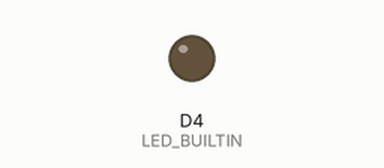
Recording of a sketch running on a simulated ESP8266 (NodeMCU). Shown: output pins drawn as LEDs (lit = HIGH, except the on-board LED, lit = LOW). WiFi joins after 1.5 s; servers stay silent unless stated; no MQTT or app messages arrive unless stated; what the sketch prints to the serial monitor is not drawn.

Above: at 2.3 s.
At 14.39 s:
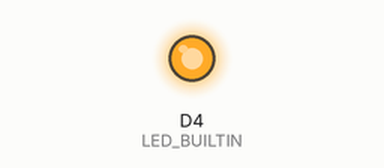
Timing chart, 0 to 16.5 s (numbered marks = the images above):
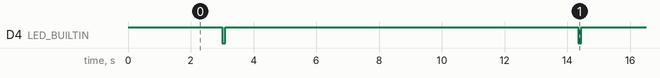

The sketch:

mqtt_01.ino
```cpp
#include <ESP8266WiFi.h>
#include <SoftwareSerial.h>
#include <PubSubClient.h>
#include "config.h"

const char* MQTT_SERVER = "mqttgo.io";
const uint16_t MQTT_PORT = 1883;
const char* MQTT_TOPIC = "phmhs/aqi";

// PMS5003 TXD -> D6/GPIO12；PMS5003 RXD -> D5/GPIO14（本程式不需使用 RXD）
SoftwareSerial pmsSerial(D6, D5);
WiFiClient espClient;
PubSubClient mqttClient(espClient);

unsigned long lastPublish = 0;
const unsigned long PUBLISH_INTERVAL = 10000;

struct SensorData {
  uint16_t pm01;
  uint16_t pm25;
  uint16_t pm10;
  float temperature;
  float humidity;
};

void connectWiFi() {
  if (WiFi.status() == WL_CONNECTED) return;

  Serial.print("Connecting to WiFi: ");
  Serial.println(WIFI_SSID);
  WiFi.mode(WIFI_STA);
  WiFi.begin(WIFI_SSID, WIFI_PASSWORD);

  while (WiFi.status() != WL_CONNECTED) {
    delay(500);
    Serial.print(".");
  }

  Serial.println();
  Serial.print("WiFi connected, IP: ");
  Serial.println(WiFi.localIP());
}

void connectMQTT() {
  while (!mqttClient.connected()) {
    String clientId = "HW628-" + String(ESP.getChipId(), HEX);
    Serial.print("Connecting to MQTT...");

    if (mqttClient.connect(clientId.c_str())) {
      Serial.println("connected");
    } else {
      Serial.print("failed, state=");
      Serial.print(mqttClient.state());
      Serial.println("; retry in 2 seconds");
      delay(2000);
    }
  }
}

uint16_t wordAt(const uint8_t* frame, uint8_t index) {
  return ((uint16_t)frame[index] << 8) | frame[index + 1];
}

bool readPMS5003(SensorData& data) {
  const uint8_t requestRead[] = {0x42, 0x4D, 0xE2, 0x00, 0x00, 0x01, 0x71};
  uint8_t frame[32];

  // PMS5003 被動模式下，必須每次主動要求一筆資料。
  while (pmsSerial.available()) pmsSerial.read();
  pmsSerial.write(requestRead, sizeof(requestRead));
  delay(40);

  unsigned long start = millis();
  while (millis() - start < 1200) {
    if (!pmsSerial.available()) {
      yield();
      continue;
    }
    if (pmsSerial.read() != 0x42) continue;
    if (!pmsSerial.available() || pmsSerial.read() != 0x4D) continue;

    frame[0] = 0x42;
    frame[1] = 0x4D;
    size_t received = pmsSerial.readBytes(frame + 2, 30);
    if (received != 30) return false;
    if (wordAt(frame, 2) != 28) return false;

    uint16_t checksum = 0;
    for (uint8_t i = 0; i < 30; i++) checksum += frame[i];
    if (checksum != wordAt(frame, 30)) return false;

    // PMS5003 大氣環境數值：PM1.0、PM2.5、PM10
    data.pm01 = wordAt(frame, 10);
    data.pm25 = wordAt(frame, 12);
    data.pm10 = wordAt(frame, 14);
    // PMS5003 沒有溫度與濕度感測功能
    data.temperature = -1;
    data.humidity = -1;
    return true;
  }

  return false;
}

bool publishSensorData() {
  SensorData data;
  char payload[160];
  if (readPMS5003(data)) {
    snprintf(payload, sizeof(payload),
             "{\"pm01\":%u,\"pm25\":%u,\"pm10\":%u,\"temperature\":%.1f,\"humidity\":%.1f}",
             data.pm01, data.pm25, data.pm10, data.temperature, data.humidity);
  } else {
    snprintf(payload, sizeof(payload),
             "{\"pm01\":-1,\"pm25\":-1,\"pm10\":-1,\"temperature\":-1,\"humidity\":-1}");
    Serial.println("PMS5003 data not ready; publishing -1 values");
  }

  if (!mqttClient.publish(MQTT_TOPIC, payload)) {
    Serial.println("MQTT publish failed");
    return false;
  }

  Serial.print("Published to ");
  Serial.print(MQTT_TOPIC);
  Serial.print(": ");
  Serial.println(payload);
  digitalWrite(LED_BUILTIN, LOW);
  delay(100);
  digitalWrite(LED_BUILTIN, HIGH);
  return true;
}

void setup() {
  pinMode(LED_BUILTIN, OUTPUT);
  digitalWrite(LED_BUILTIN, HIGH);
  Serial.begin(115200);
  pmsSerial.begin(9600);
  pmsSerial.setTimeout(150);
  delay(100);

  // 切換 PMS5003 為被動模式，之後由程式逐筆要求資料。
  const uint8_t passiveMode[] = {0x42, 0x4D, 0xE1, 0x00, 0x00, 0x01, 0x70};
  pmsSerial.write(passiveMode, sizeof(passiveMode));
  delay(100);

  connectWiFi();
  mqttClient.setServer(MQTT_SERVER, MQTT_PORT);
  connectMQTT();
  lastPublish = millis() - PUBLISH_INTERVAL;
}

void loop() {
  if (WiFi.status() != WL_CONNECTED) connectWiFi();
  if (!mqttClient.connected()) connectMQTT();
  mqttClient.loop();

  if (millis() - lastPublish >= PUBLISH_INTERVAL) {
    publishSensorData();
    lastPublish = millis();
  }
}
```

config.example.h
```cpp
// Copy this file to config.h and enter your local credentials.
// config.h is ignored by Git and must not be committed.

const char* WIFI_SSID = "YOUR_WIFI_SSID";
const char* WIFI_PASSWORD = "YOUR_WIFI_PASSWORD";
```

Measured:
- by itself, D4 (LED_BUILTIN): alternates HIGH for 11.2 s and LOW for 0.10 s
